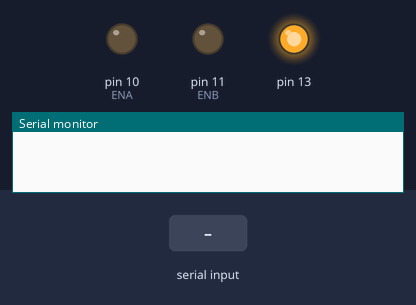
A sketch run on a simulated Arduino Uno, built with avr-gcc and run on an emulated ATmega328P. Parts: output pins drawn as LEDs (lit = HIGH), the last lines printed to the serial monitor. The test bench sets the inputs (shaded band). Random numbers use the default seed unless the sketch sets one.

Above: at 0.6 s.
At 12.7 s:
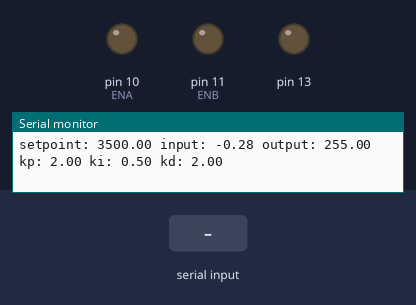
12.8 s: "1" received over Serial
Timing chart, 0 to 15.8 s (numbered marks = the images above; inputs shaded):
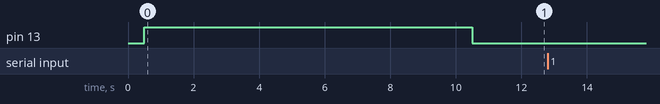

The sketch:

PID_Test4.ino
```cpp
#include <QTRSensors.h>
#include <PID_v1.h>
#include <PID_AutoTune_v0.h>


#define NUM_SENSORS   8     // number of sensors used
#define TIMEOUT       2500  // waits for 2500 microseconds for sensor outputs to go low
#define EMITTER_PIN   2     // emitter is controlled by digital pin 2

#define ENA 10
#define ENB 11

#define IN1 A0
#define IN2 A1
#define IN3 A2
#define IN4 A3


// sensors 0 through 7 are connected to digital pins 3 through 10, respectively
QTRSensorsRC qtrrc((unsigned char[]) {3, 4, 5, 6, 7, 8, 9, 12},
  NUM_SENSORS, TIMEOUT, EMITTER_PIN);

unsigned int sensorValues[NUM_SENSORS];
double positionX;

int error = 0;
int lastError = 0;
int proportional = 0;
int derivative = 0;

double val4=0;
int lmSpeed=70;
int rmSpeed=70;
double pidSpeed=0;

int maxVal=100;


byte ATuneModeRemember=2;
double setpoint=3500;
double kp=2,ki=0.5,kd=2;

double kpmodel=1.5, taup=100, theta[50];
double outputStart=5;
double aTuneStep=50, aTuneNoise=1, aTuneStartValue=100;
unsigned int aTuneLookBack=20;

boolean tuning = false;
unsigned long  modelTime, serialTime;


PID myPID(&positionX, &pidSpeed, &setpoint,kp,ki,kd, DIRECT);
PID_ATune aTune(&positionX, &pidSpeed);

//set to false to connect to the real world
boolean useSimulation = true;

void setup() {
  pinMode(ENA,OUTPUT);
pinMode(ENB,OUTPUT);

Serial.begin(9600);

  delay(500);
  pinMode(13, OUTPUT);
  digitalWrite(13, HIGH);    // turn on Arduino's LED to indicate we are in calibration mode
  for (int i = 0; i < 400; i++)  // make the calibration take about 10 seconds
  {
    qtrrc.calibrate();       // reads all sensors 10 times at 2500 us per read (i.e. ~25 ms per call)
  }
  digitalWrite(13, LOW);     // turn off Arduino's LED to indicate we are through with calibration

  // print the calibration minimum values measured when emitters were on
  Serial.begin(9600);
  for (int i = 0; i < NUM_SENSORS; i++)
  {
    Serial.print(qtrrc.calibratedMinimumOn[i]);
    Serial.print(' ');
  }
  Serial.println();

  // print the calibration maximum values measured when emitters were on
  for (int i = 0; i < NUM_SENSORS; i++)
  {
    Serial.print(qtrrc.calibratedMaximumOn[i]);
    Serial.print(' ');
  }
  Serial.println();
  Serial.println();
  delay(1000);


   if(useSimulation)
  {
    for(byte i=0;i<50;i++)
    {
      theta[i]=outputStart;
    }
    modelTime = 0;
  }
  //Setup the pid
  myPID.SetMode(AUTOMATIC);

  if(tuning)
  {
    tuning=false;
    changeAutoTune();
    tuning=true;
  }

  serialTime = 0;

}

void loop() {
  unsigned long now = millis();
  if(!useSimulation)
  {
  positionX = qtrrc.readLine(sensorValues);
  }


  if(tuning)
  {
    byte val = (aTune.Runtime());
    if (val!=0)
    {
      tuning = false;
    }
    if(!tuning)
    { //we're done, set the tuning parameters
      kp = aTune.GetKp();
      ki = aTune.GetKi();
      kd = aTune.GetKd();
      myPID.SetTunings(kp,ki,kd);
      AutoTuneHelper(false);
    }
  }
  else myPID.Compute();

  if(useSimulation)
  {
    theta[30]=pidSpeed;
    if(now>=modelTime)
    {
      modelTime +=100;
      DoModel();
    }
  }
  else
  {
      lmSpeed+=pidSpeed;
  rmSpeed-=pidSpeed;
  forward(lmSpeed,rmSpeed);
  delay(50);
  }

  //send-receive with processing if it's time
  if(millis()>serialTime)
  {
    SerialReceive();
    SerialSend();
    serialTime+=500;
  }


}


void forward(int speedL,int speedR){


analogWrite(ENA,speedL);
digitalWrite(IN1,LOW);
digitalWrite(IN2,HIGH);

analogWrite(ENB,speedR);
digitalWrite(IN3,LOW);
digitalWrite(IN4,HIGH);

}


void changeAutoTune()
{
 if(!tuning)
  {
    //Set the output to the desired starting frequency.
    pidSpeed=aTuneStartValue;
    aTune.SetNoiseBand(aTuneNoise);
    aTune.SetOutputStep(aTuneStep);
    aTune.SetLookbackSec((int)aTuneLookBack);
    AutoTuneHelper(true);
    tuning = true;
  }
  else
  { //cancel autotune
    aTune.Cancel();
    tuning = false;
    AutoTuneHelper(false);
  }
}

void AutoTuneHelper(boolean start)
{
  if(start)
    ATuneModeRemember = myPID.GetMode();
  else
    myPID.SetMode(ATuneModeRemember);
}


void SerialSend()
{
  Serial.print("setpoint: ");Serial.print(setpoint); Serial.print(" ");
  Serial.print("input: ");Serial.print(positionX); Serial.print(" ");
  Serial.print("output: ");Serial.print(pidSpeed); Serial.print(" ");
  if(tuning){
    Serial.println("tuning mode");
  } else {
    Serial.print("kp: ");Serial.print(myPID.GetKp());Serial.print(" ");
    Serial.print("ki: ");Serial.print(myPID.GetKi());Serial.print(" ");
    Serial.print("kd: ");Serial.print(myPID.GetKd());Serial.println();
  }
}

void SerialReceive()
{
  if(Serial.available())
  {
   char b = Serial.read();
   Serial.flush();
   if((b=='1' && !tuning) || (b!='1' && tuning))changeAutoTune();
  }
}

void DoModel()
{
  //cycle the dead time
  for(byte i=0;i<49;i++)
  {
    theta[i] = theta[i+1];
  }
  //compute the input
  positionX = (kpmodel / taup) *(theta[0]-outputStart) + positionX*(1-1/taup) + ((float)random(-10,10))/100;

}
```
